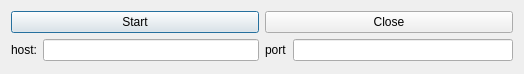
<?xml version="1.0" encoding="UTF-8"?>
<ui version="4.0">
 <class>Network</class>
 <widget class="QDialog" name="Network">
  <property name="geometry">
   <rect>
    <x>0</x>
    <y>0</y>
    <width>524</width>
    <height>74</height>
   </rect>
  </property>
  <property name="windowTitle">
   <string>Dialog</string>
  </property>
  <layout class="QHBoxLayout" name="horizontalLayout_3">
   <item>
    <layout class="QVBoxLayout" name="verticalLayout">
     <item>
      <widget class="QPushButton" name="connect">
       <property name="text">
        <string>Start</string>
       </property>
      </widget>
     </item>
     <item>
      <layout class="QHBoxLayout" name="horizontalLayout">
       <item>
        <widget class="QLabel" name="label">
         <property name="text">
          <string>host:</string>
         </property>
        </widget>
       </item>
       <item>
        <widget class="QLineEdit" name="host"/>
       </item>
      </layout>
     </item>
    </layout>
   </item>
   <item>
    <layout class="QVBoxLayout" name="verticalLayout_2">
     <item>
      <widget class="QPushButton" name="disconnect">
       <property name="text">
        <string>Close</string>
       </property>
      </widget>
     </item>
     <item>
      <layout class="QHBoxLayout" name="horizontalLayout_2">
       <item>
        <widget class="QLabel" name="label_2">
         <property name="text">
          <string>port</string>
         </property>
        </widget>
       </item>
       <item>
        <widget class="QLineEdit" name="port"/>
       </item>
      </layout>
     </item>
    </layout>
   </item>
  </layout>
 </widget>
 <resources/>
 <connections/>
</ui>
